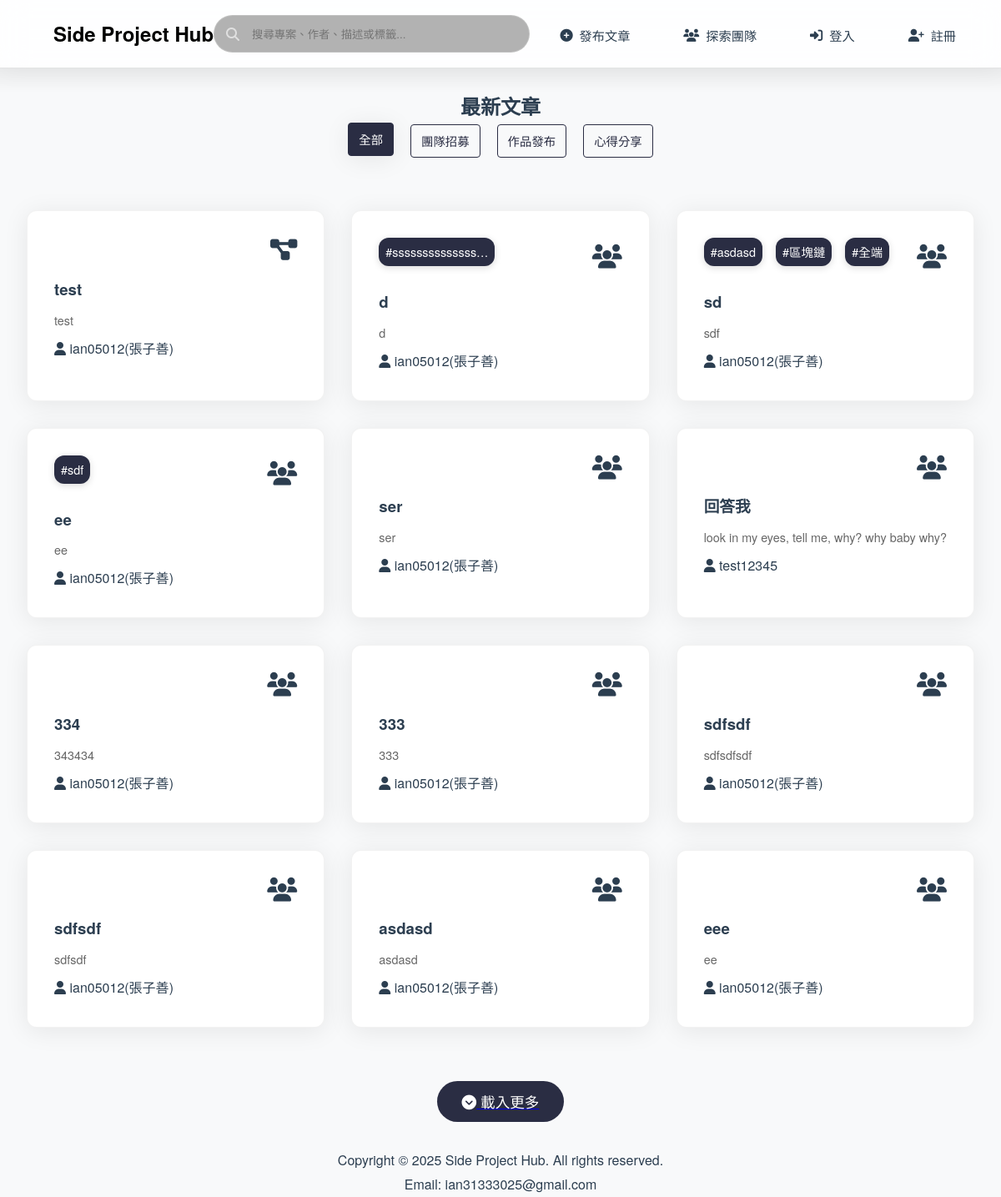
The app's page /, older data.
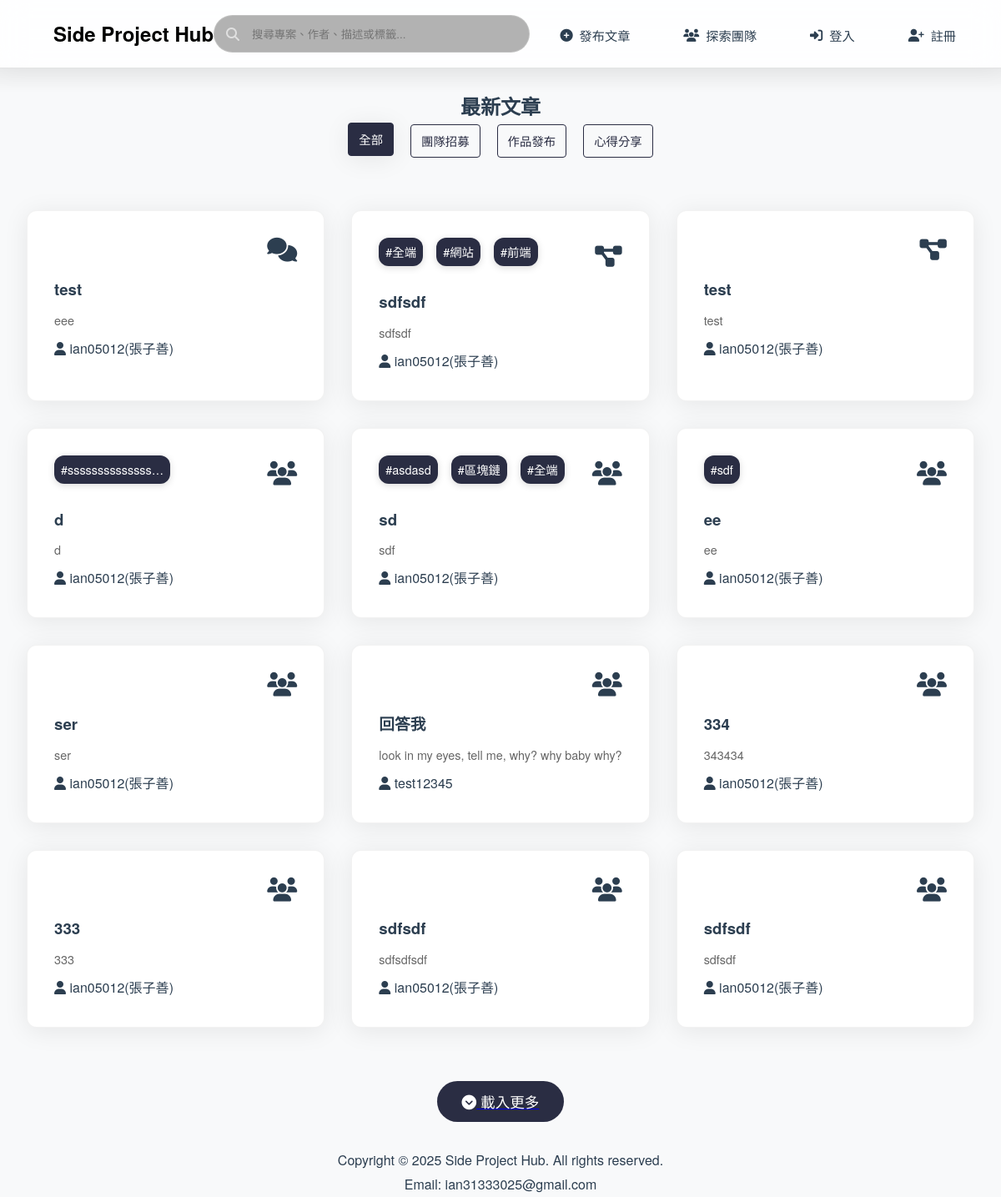
The same page, newer data.
### sp_app/models.py (models this page shows, shortened)
class Post(models.Model):
    TYPE_CHOICES = (
        ('team', '團隊招募'),
        ('project', '作品發布'),
        ('experience', '心得分享'),
    )
    title = models.TextField(default="")
    description = models.TextField(default="")
    content = models.TextField(default="")
    author = models.ForeignKey(user, on_delete=models.CASCADE)
    created = models.DateTimeField(auto_now_add=True)
    updated = models.DateTimeField(auto_now=True)
    likes = models.IntegerField(default=0)
    watched = models.IntegerField(default=0)
    tags = models.ManyToManyField(Tag, blank=True)
    post_type = models.CharField(max_length=10, choices=TYPE_CHOICES, default='team')

class user(AbstractUser):
    name = models.TextField(default="")
    gender = models.TextField(default="男")
    description = models.TextField(default="這人耍酷，甚麼都沒有留下")
    github = models.URLField(blank=True, default="")
    instagram = models.URLField(blank=True, default="")
    line = models.TextField(blank=True, default="")
    custom_site_name = models.TextField(blank=True, default="")
    custom_site_url = models.URLField(blank=True, default="")
    avatar = models.ImageField(upload_to='avatars/', blank=True, default="")
    birthday = models.DateTimeField(auto_now_add=True)
    created = models.DateTimeField(auto_now_add=True)
    USERNAME_FIELD = 'username'
    REQUIRED_FIELDS = []

class Tag(models.Model):
    name = models.CharField(max_length=50, unique=True)
    created = models.DateTimeField(auto_now_add=True)

### sp_app/views.py (the view)
# urls.py: path('', views.index, name='index'),
def index(request):
    posts_list = post_manager.get_posts_list()
    if len(posts_list) >= 12:
        posts_list = posts_list[:12]
    from .models import Announcement
    active_announcement = Announcement.objects.filter(is_active=True).first()
    return render(request, 'index.html', {
        'posts_list': posts_list,
        'announcement': active_announcement
    })

### sp_app/backend/post_manager.py (called while the page is built)
def get_posts_list():
    return list(Post.objects.order_by('-id'))

### templates/index.html (shortened to what the changed rows need)
<!DOCTYPE html>
<html lang="zh-Hant">
<head>
    {% load static %}
    <link rel="stylesheet" href="{% static 'css/styles.css' %}">
    <link rel="stylesheet" href="{% static 'css/responsive.css' %}">
</head>
<body>
<header class="glass-header" style="padding: 0.5rem 2rem">
    <nav class="nav-container">
        <a href="{% url 'index' %}" style="text-decoration: none; color: black;"><h1>Side Project Hub</h1></a>
    </nav>
</header>
<div class="content" style="margin-top: 2%;">
    <div class="section-header">
        <h2 class="section-title" style="text-align: center;">
            <span class="highlight">最新文章</span>
        </h2>
    </div>
    <div class="project-grid">
        {% for post in posts_list %}
    <div class="project-card">
      <a href="{% url 'post_detail' post.id %}" class="project-link" style="text-decoration: none; color: inherit;">
            <div class="card-header">
                <div class="tech-stack">
                    {% for tag in post.tags.all %}
                    {% with display_tag=tag.name|truncatechars:15 %}
                    <span class="tech-tag" title="#{{ tag.name }}">#{{ display_tag }}</span>
                    {% endwith %}
                    {% endfor %}
                </div>
                {% if post.post_type == 'team' %}
                    <i class="fas fa-users card-icon" style="color: var(--gold-accent);"></i>
                    {% elif post.post_type == 'experience' %}
                    <i class="fa-solid fa-comments card-icon"></i>
                    {%else%}
                    <i class="fas fa-project-diagram card-icon" style="color: var(--gold-accent);"></i>
                    {% endif %}
            </div>
            <h3 class="project-title">{{ post.title }}</h3>
            <div class="desc-container">
                <p class="project-description">{{ post.description }}</p>
            </div>
            <div class="project-meta">
                <div class="meta-item">
                    <i class="fa-solid fa-user"></i>
                    <a href="{% url 'profile_with_username' post.author.username %}" style="text-decoration: none; color: inherit;">{{post.author.username}}{% if post.author.name %}({{ post.author.name }}){% endif %}</a>
                </div>
            </div>
        </a>
        </div>
    {% endfor %}
</div>
</div>
</body>
</html>

Row changes from the older to the newer data that the page shows:
no longer on this page (row unchanged): Post: post_type "team" (drawn), title "asdasd", description "asdasd", author.username "ian05012", author.name "張子善"
no longer on this page (row unchanged): Post: post_type "team" (drawn), title "eee", description "ee", author.username "ian05012", author.name "張子善"
added Post: post_type "experience" (drawn), title "test", description "eee", author.username "ian05012", author.name "張子善"
added Post: post_type "project" (drawn), title "sdfsdf", description "sdfsdf", author.username "ian05012", author.name "張子善", Tag (name "全端")
added Tag: name "網站", shown under "sdfsdf"
added Tag: name "前端", shown under "sdfsdf"
